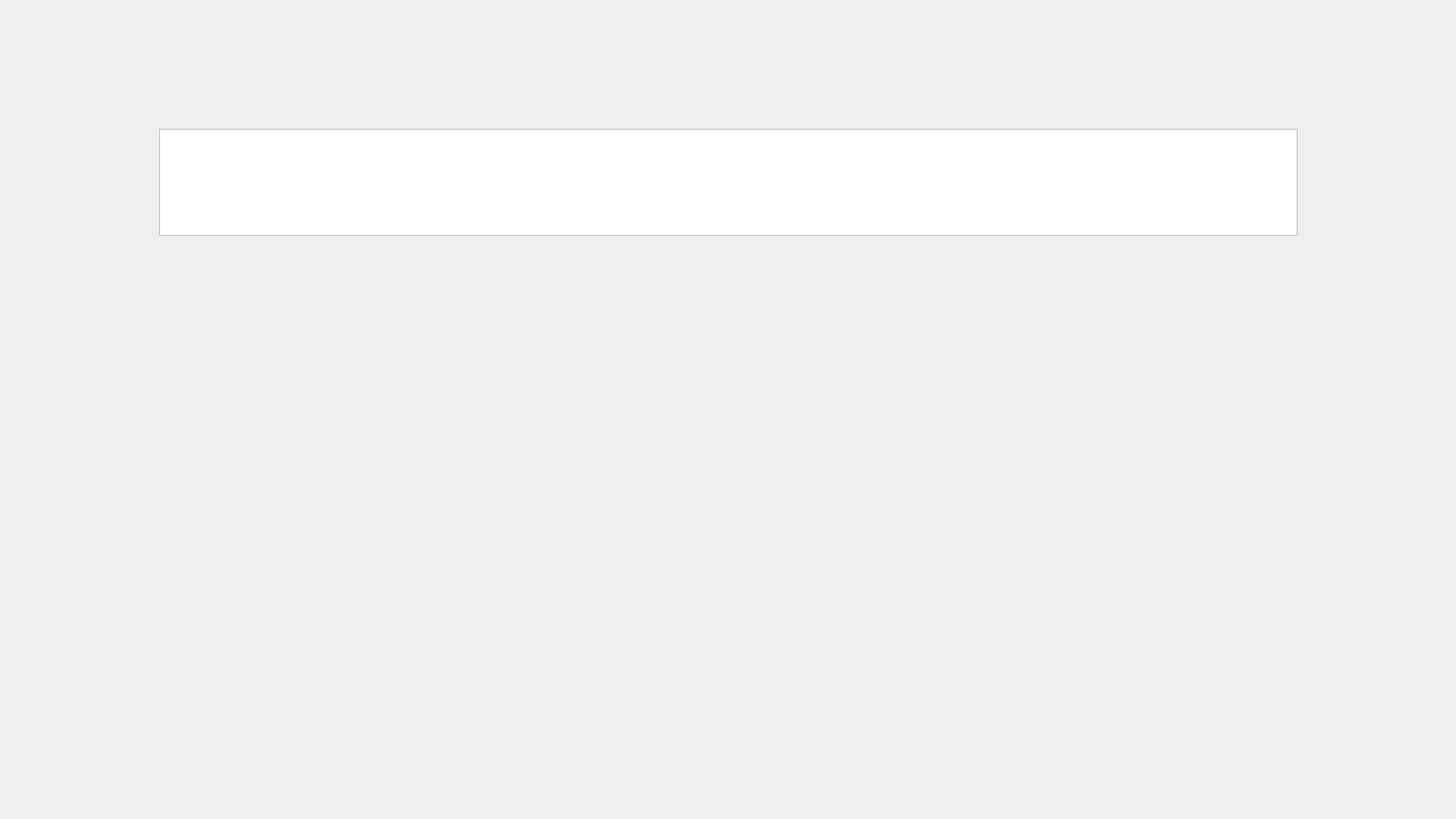
<?xml version="1.0" encoding="UTF-8"?>
<ui version="4.0">
 <class>MainWindow</class>
 <widget class="QMainWindow" name="MainWindow">
  <property name="geometry">
   <rect>
    <x>0</x>
    <y>0</y>
    <width>1920</width>
    <height>1080</height>
   </rect>
  </property>
  <property name="maximumSize">
   <size>
    <width>1920</width>
    <height>1080</height>
   </size>
  </property>
  <property name="windowTitle">
   <string>Find Rack</string>
  </property>
  <widget class="QWidget" name="centralwidget">
   <property name="maximumSize">
    <size>
     <width>1920</width>
     <height>1080</height>
    </size>
   </property>
   <widget class="QLabel" name="background">
    <property name="geometry">
     <rect>
      <x>0</x>
      <y>0</y>
      <width>1921</width>
      <height>1051</height>
     </rect>
    </property>
    <property name="text">
     <string/>
    </property>
    <property name="pixmap">
     <pixmap>background.png</pixmap>
    </property>
    <property name="scaledContents">
     <bool>true</bool>
    </property>
   </widget>
   <widget class="QTextEdit" name="user_prompt_txtedit">
    <property name="geometry">
     <rect>
      <x>210</x>
      <y>170</y>
      <width>1501</width>
      <height>141</height>
     </rect>
    </property>
   </widget>
   <widget class="QLabel" name="response_lbl">
    <property name="geometry">
     <rect>
      <x>200</x>
      <y>410</y>
      <width>1511</width>
      <height>471</height>
     </rect>
    </property>
    <property name="text">
     <string/>
    </property>
   </widget>
   <widget class="QLabel" name="querry_lbl">
    <property name="geometry">
     <rect>
      <x>570</x>
      <y>960</y>
      <width>151</width>
      <height>51</height>
     </rect>
    </property>
    <property name="styleSheet">
     <string notr="true">QLabel {
    border: 2px solid transparent;
}

QLabel:hover {
    border: 4px solid #844b36
}</string>
    </property>
    <property name="text">
     <string/>
    </property>
   </widget>
   <widget class="QLabel" name="browse_book_lbl">
    <property name="geometry">
     <rect>
      <x>220</x>
      <y>960</y>
      <width>231</width>
      <height>51</height>
     </rect>
    </property>
    <property name="styleSheet">
     <string notr="true">QLabel {
    border: 2px solid transparent;
}

QLabel:hover {
    border: 4px solid #844b36
}</string>
    </property>
    <property name="text">
     <string/>
    </property>
   </widget>
   <widget class="QLabel" name="choose_llm_lbl">
    <property name="geometry">
     <rect>
      <x>1210</x>
      <y>960</y>
      <width>221</width>
      <height>51</height>
     </rect>
    </property>
    <property name="styleSheet">
     <string notr="true">QLabel {
    border: 2px solid transparent;
}

QLabel:hover {
    border: 4px solid #844b36
}</string>
    </property>
    <property name="text">
     <string/>
    </property>
   </widget>
   <widget class="QLabel" name="contact_us_lbl">
    <property name="geometry">
     <rect>
      <x>1510</x>
      <y>960</y>
      <width>211</width>
      <height>51</height>
     </rect>
    </property>
    <property name="styleSheet">
     <string notr="true">QLabel {
    border: 2px solid transparent;
}

QLabel:hover {
    border: 4px solid #844b36
}</string>
    </property>
    <property name="text">
     <string/>
    </property>
   </widget>
   <widget class="QLabel" name="choose_embedding_model_lbl">
    <property name="geometry">
     <rect>
      <x>800</x>
      <y>930</y>
      <width>331</width>
      <height>101</height>
     </rect>
    </property>
    <property name="styleSheet">
     <string notr="true">QLabel {
    border: 2px solid transparent;
}

QLabel:hover {
    border: 4px solid #844b36
}</string>
    </property>
    <property name="text">
     <string/>
    </property>
   </widget>
   <widget class="QLabel" name="message_lbl">
    <property name="geometry">
     <rect>
      <x>1690</x>
      <y>1010</y>
      <width>211</width>
      <height>31</height>
     </rect>
    </property>
    <property name="styleSheet">
     <string notr="true">color: #a86147;
</string>
    </property>
    <property name="text">
     <string/>
    </property>
   </widget>
  </widget>
  <widget class="QMenuBar" name="menubar">
   <property name="geometry">
    <rect>
     <x>0</x>
     <y>0</y>
     <width>1920</width>
     <height>22</height>
    </rect>
   </property>
  </widget>
 </widget>
 <resources/>
 <connections/>
</ui>
